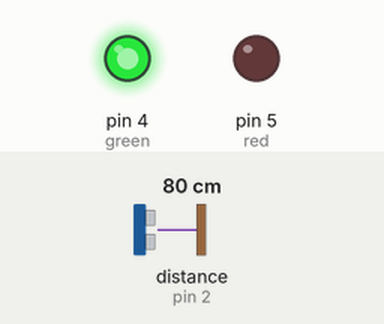
This sketch was run on a simulated Arduino Uno, built with avr-gcc and run on an emulated ATmega328P. On the bench: output pins drawn as LEDs (lit = HIGH). Wiring (inferred from the names in the program): ultrasonic range finder: trigger pin 3; echo pin 2. Inputs (shaded band) come from the test bench; at power-on: distance to the obstacle (sensor on pin 2) 80 cm. The echo pulse lasts 58.3 µs per cm; pins used as bus, display or sensor lines are not drawn; what the sketch prints to the serial monitor is not drawn.

Above: at 1.8 s.
1.9 s: distance to the obstacle (sensor on pin 2) set to 10 cm
4.2 s: distance to the obstacle (sensor on pin 2) set to 7 cm
At 7.1 s:
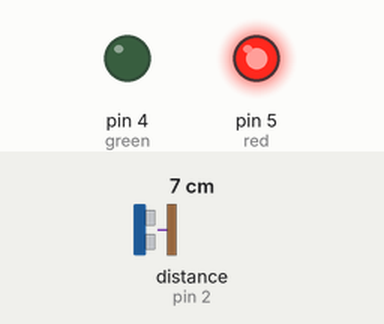
7.6 s: distance to the obstacle (sensor on pin 2) set to 9 cm
At 10.3 s:
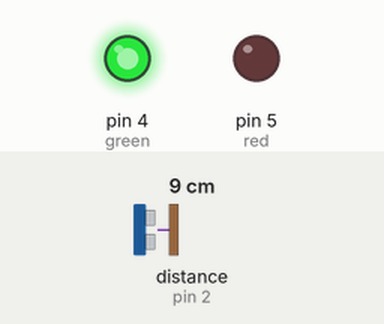
10.6 s: distance to the obstacle (sensor on pin 2) set to 2 cm
At 12.7 s:
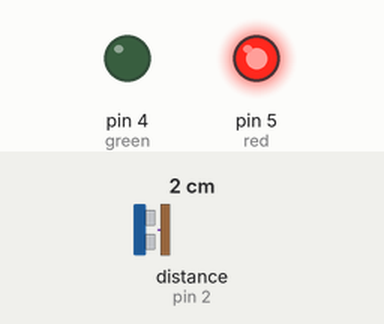
Timing chart, 0 to 14.2 s (numbered marks = the images above; inputs shaded):
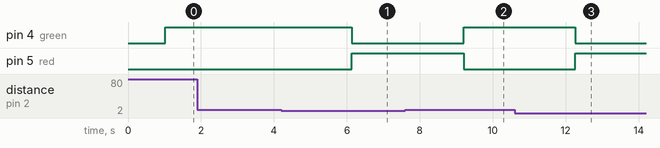

Measured:
- the behaviour switches between 9 and 8 cm on distance to the obstacle (sensor on pin 2) (found by bisection; images 0 and 1)
- after the input at 1.9 s, every drawn part: stays the same
- after the input at 4.2 s, pin 4 (green): HIGH → LOW after 1.9 s; pin 5 (red): LOW → HIGH after 1.9 s
- after the input at 7.6 s, pin 4 (green): LOW → HIGH after 1.6 s; pin 5 (red): HIGH → LOW after 1.6 s
- after the input at 10.6 s, pin 4 (green): HIGH → LOW after 1.7 s; pin 5 (red): LOW → HIGH after 1.7 s

The sketch:

Rubbish_Level_Detecting_Coding.ino
```cpp
const int trigPin = 3;
const int echoPin = 2;
const int trigPin1 = 6;
const int echoPin1 = 7;
const int green = 4;
const int red = 5;


float duration, cm;
long duration1, cm1;
void setup() {
  Serial.begin(9600);
 pinMode(trigPin, OUTPUT);
 pinMode(echoPin, INPUT);
 pinMode(trigPin1, OUTPUT);
 pinMode(echoPin1, INPUT);
 pinMode(4, OUTPUT);
 pinMode(5, OUTPUT);

}

void loop() {
 digitalWrite(trigPin, LOW); delayMicroseconds(2);
  digitalWrite(trigPin, HIGH); delayMicroseconds(10);
  digitalWrite(trigPin, LOW);

  duration = pulseIn(echoPin, HIGH);
  cm = (duration/2)/30;

  digitalWrite(trigPin1, LOW); delayMicroseconds(2);
  digitalWrite(trigPin1, HIGH); delayMicroseconds(10);
  digitalWrite(trigPin1, LOW);

  duration = pulseIn(echoPin, HIGH);
  cm1 = (duration1/2)/30;

  if (cm < 7.5)
 { Serial.print("F");
  delay(20);
  digitalWrite(red, 1);
  delay(0);
  digitalWrite(green, 0);
  delay(0);

 }
 else{
  if (cm > 7.5 )
  { Serial.print("N");
  delay(20);
  digitalWrite(red, 0);
  delay(0);
  digitalWrite(green, 1);
  delay(0);


 }


 }
 }
```
